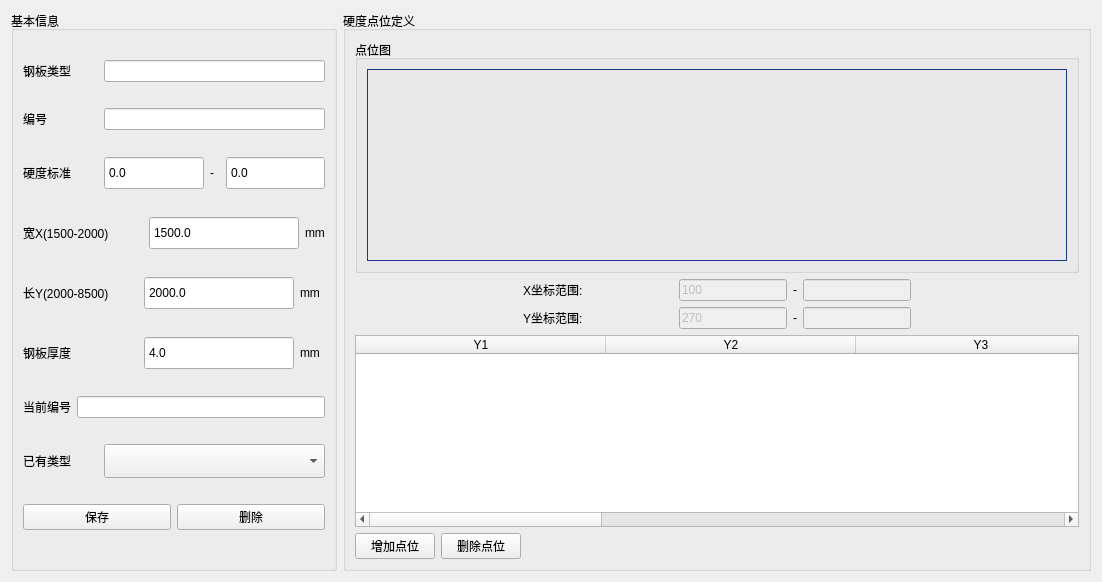
        <widget class="QWidget" name="pointDefinitionPage">
         <layout class="QHBoxLayout" name="horizontalLayout_11">
          <item>
           <layout class="QHBoxLayout" name="horizontalLayout_4">
            <item>
             <widget class="QGroupBox" name="defineGroup">
              <property name="minimumSize">
               <size>
                <width>280</width>
                <height>0</height>
               </size>
              </property>
              <property name="maximumSize">
               <size>
                <width>350</width>
                <height>16777215</height>
               </size>
              </property>
              <property name="title">
               <string>基本信息</string>
              </property>
              <layout class="QGridLayout" name="gridLayout_9">
               <item row="0" column="0">
                <layout class="QHBoxLayout" name="horizontalLayout_13">
                 <item>
                  <widget class="QLabel" name="label_4">
                   <property name="minimumSize">
                    <size>
                     <width>75</width>
                     <height>0</height>
                    </size>
                   </property>
                   <property name="maximumSize">
                    <size>
                     <width>75</width>
                     <height>16777215</height>
                    </size>
                   </property>
                   <property name="text">
                    <string>钢板类型</string>
                   </property>
                  </widget>
                 </item>
                 <item>
                  <widget class="QLineEdit" name="pointCode"/>
                 </item>
                </layout>
               </item>
               <item row="1" column="0">
                <layout class="QHBoxLayout" name="horizontalLayout_30">
                 <item>
                  <widget class="QLabel" name="label_14">
                   <property name="minimumSize">
                    <size>
                     <width>75</width>
                     <height>0</height>
                    </size>
                   </property>
                   <property name="text">
                    <string>编号</string>
                   </property>
                  </widget>
                 </item>
                 <item>
                  <widget class="QLineEdit" name="numberEdit"/>
                 </item>
                </layout>
               </item>
               <item row="2" column="0">
                <layout class="QHBoxLayout" name="horizontalLayout_18">
                 <item>
                  <widget class="QLabel" name="label_15">
                   <property name="minimumSize">
                    <size>
                     <width>75</width>
                     <height>0</height>
                    </size>
                   </property>
                   <property name="maximumSize">
                    <size>
                     <width>75</width>
                     <height>16777215</height>
                    </size>
                   </property>
                   <property name="text">
                    <string>硬度标准</string>
                   </property>
                  </widget>
                 </item>
                 <item>
                  <widget class="QDoubleSpinBox" name="D_thick_std">
                   <property name="minimumSize">
                    <size>
                     <width>0</width>
                     <height>34</height>
                    </size>
                   </property>
                   <property name="focusPolicy">
                    <enum>Qt::ClickFocus</enum>
                   </property>
                   <property name="buttonSymbols">
                    <enum>QAbstractSpinBox::NoButtons</enum>
                   </property>
                   <property name="decimals">
                    <number>1</number>
                   </property>
                   <property name="maximum">
                    <double>2000.000000000000000</double>
                   </property>
                  </widget>
                 </item>
                 <item>
                  <widget class="QLabel" name="label_16">
                   <property name="maximumSize">
                    <size>
                     <width>10</width>
                     <height>16777215</height>
                    </size>
                   </property>
                   <property name="text">
                    <string>-</string>
                   </property>
                  </widget>
                 </item>
                 <item>
                  <widget class="QDoubleSpinBox" name="U_thick_std">
                   <property name="minimumSize">
                    <size>
                     <width>0</width>
                     <height>34</height>
                    </size>
                   </property>
                   <property name="focusPolicy">
                    <enum>Qt::ClickFocus</enum>
                   </property>
                   <property name="buttonSymbols">
                    <enum>QAbstractSpinBox::NoButtons</enum>
                   </property>
                   <property name="decimals">
                    <number>1</number>
                   </property>
                   <property name="maximum">
                    <double>2000.000000000000000</double>
                   </property>
                  </widget>
                 </item>
                </layout>
               </item>
               <item row="3" column="0">
                <layout class="QHBoxLayout" name="horizontalLayout_15">
                 <item>
                  <widget class="QLabel" name="label_8">
                   <property name="minimumSize">
                    <size>
                     <width>120</width>
                     <height>0</height>
                    </size>
                   </property>
                   <property name="maximumSize">
                    <size>
                     <width>115</width>
                     <height>115</height>
                    </size>
                   </property>
                   <property name="text">
                    <string>宽X(1500-2000)</string>
                   </property>
                  </widget>
                 </item>
                 <item>
                  <widget class="QDoubleSpinBox" name="width">
                   <property name="minimumSize">
                    <size>
                     <width>150</width>
                     <height>34</height>
                    </size>
                   </property>
                   <property name="focusPolicy">
                    <enum>Qt::ClickFocus</enum>
                   </property>
                   <property name="buttonSymbols">
                    <enum>QAbstractSpinBox::NoButtons</enum>
                   </property>
                   <property name="prefix">
                    <string/>
                   </property>
                   <property name="suffix">
                    <string/>
                   </property>
                   <property name="decimals">
                    <number>1</number>
                   </property>
                   <property name="minimum">
                    <double>1500.000000000000000</double>
                   </property>
                   <property name="maximum">
                    <double>2000.000000000000000</double>
                   </property>
                   <property name="value">
                    <double>1500.000000000000000</double>
                   </property>
                  </widget>
                 </item>
                 <item>
                  <widget class="QLabel" name="label_9">
                   <property name="maximumSize">
                    <size>
                     <width>35</width>
                     <height>30</height>
                    </size>
                   </property>
                   <property name="text">
                    <string>mm</string>
                   </property>
                  </widget>
                 </item>
                </layout>
               </item>
               <item row="4" column="0">
                <layout class="QHBoxLayout" name="horizontalLayout_14">
                 <item>
                  <widget class="QLabel" name="label_6">
                   <property name="minimumSize">
                    <size>
                     <width>115</width>
                     <height>0</height>
                    </size>
                   </property>
                   <property name="maximumSize">
                    <size>
                     <width>120</width>
                     <height>16777215</height>
                    </size>
                   </property>
                   <property name="text">
                    <string>长Y(2000-8500)</string>
                   </property>
                  </widget>
                 </item>
                 <item>
                  <widget class="QDoubleSpinBox" name="length">
                   <property name="minimumSize">
                    <size>
                     <width>150</width>
                     <height>34</height>
                    </size>
                   </property>
                   <property name="focusPolicy">
                    <enum>Qt::ClickFocus</enum>
                   </property>
                   <property name="buttonSymbols">
                    <enum>QAbstractSpinBox::NoButtons</enum>
                   </property>
                   <property name="prefix">
                    <string/>
                   </property>
                   <property name="suffix">
                    <string/>
                   </property>
                   <property name="decimals">
                    <number>1</number>
                   </property>
                   <property name="minimum">
                    <double>2000.000000000000000</double>
                   </property>
                   <property name="maximum">
                    <double>8500.000000000000000</double>
                   </property>
                   <property name="value">
                    <double>2000.000000000000000</double>
                   </property>
                  </widget>
                 </item>
                 <item>
                  <widget class="QLabel" name="label_10">
                   <property name="maximumSize">
                    <size>
                     <width>35</width>
                     <height>30</height>
                    </size>
                   </property>
                   <property name="text">
                    <string>mm</string>
                   </property>
                  </widget>
                 </item>
                </layout>
               </item>
               <item row="5" column="0">
                <layout class="QHBoxLayout" name="horizontalLayout_19">
                 <item>
                  <widget class="QLabel" name="label_13">
                   <property name="minimumSize">
                    <size>
                     <width>115</width>
                     <height>0</height>
                    </size>
                   </property>
                   <property name="maximumSize">
                    <size>
                     <width>120</width>
                     <height>16777215</height>
                    </size>
                   </property>
                   <property name="text">
                    <string>钢板厚度</string>
                   </property>
                  </widget>
                 </item>
                 <item>
                  <widget class="QDoubleSpinBox" name="thick">
                   <property name="minimumSize">
                    <size>
                     <width>150</width>
                     <height>34</height>
                    </size>
                   </property>
                   <property name="focusPolicy">
                    <enum>Qt::ClickFocus</enum>
                   </property>
                   <property name="buttonSymbols">
                    <enum>QAbstractSpinBox::NoButtons</enum>
                   </property>
                   <property name="prefix">
                    <string/>
                   </property>
                   <property name="suffix">
                    <string/>
                   </property>
                   <property name="decimals">
                    <number>1</number>
                   </property>
                   <property name="maximum">
                    <double>100.000000000000000</double>
                   </property>
                   <property name="value">
                    <double>4.000000000000000</double>
                   </property>
                  </widget>
                 </item>
                 <item>
                  <widget class="QLabel" name="label_11">
                   <property name="maximumSize">
                    <size>
                     <width>35</width>
                     <height>30</height>
                    </size>
                   </property>
                   <property name="text">
                    <string>mm</string>
                   </property>
                  </widget>
                 </item>
                </layout>
               </item>
               <item row="6" column="0">
                <layout class="QHBoxLayout" name="horizontalLayout_36">
                 <item>
                  <widget class="QLabel" name="label_18">
                   <property name="maximumSize">
                    <size>
                     <width>75</width>
                     <height>16777215</height>
                    </size>
                   </property>
                   <property name="text">
                    <string>当前编号</string>
                   </property>
                  </widget>
                 </item>
                 <item>
                  <widget class="QLineEdit" name="localNum"/>
                 </item>
                </layout>
               </item>
               <item row="7" column="0">
                <layout class="QHBoxLayout" name="horizontalLayout_22">
                 <item>
                  <widget class="QLabel" name="label_17">
                   <property name="maximumSize">
                    <size>
                     <width>75</width>
                     <height>16777215</height>
                    </size>
                   </property>
                   <property name="text">
                    <string>已有类型</string>
                   </property>
                  </widget>
                 </item>
                 <item>
                  <widget class="QComboBox" name="pointCodeList">
                   <property name="minimumSize">
                    <size>
                     <width>0</width>
                     <height>34</height>
                    </size>
                   </property>
                  </widget>
                 </item>
                </layout>
               </item>
               <item row="8" column="0">
                <layout class="QHBoxLayout" name="horizontalLayout_23">
                 <item>
                  <widget class="QPushButton" name="savePointInfoBtn">
                   <property name="text">
                    <string>保存</string>
                   </property>
                  </widget>
                 </item>
                 <item>
                  <widget class="QPushButton" name="deletePointInfoBtn">
                   <property name="text">
                    <string>删除</string>
                   </property>
                  </widget>
                 </item>
                </layout>
               </item>
              </layout>
             </widget>
            </item>
            <item>
             <layout class="QVBoxLayout" name="verticalLayout_12">
              <item>
               <widget class="QGroupBox" name="pointGroup">
                <property name="title">
                 <string>硬度点位定义</string>
                </property>
                <layout class="QGridLayout" name="gridLayout_10">
                 <item row="0" column="0">
                  <widget class="QGroupBox" name="pointGroupImg2">
                   <property name="minimumSize">
                    <size>
                     <width>290</width>
                     <height>0</height>
                    </size>
                   </property>
                   <property name="maximumSize">
                    <size>
                     <width>16777215</width>
                     <height>500</height>
                    </size>
                   </property>
                   <property name="title">
                    <string>点位图</string>
                   </property>
                   <layout class="QHBoxLayout" name="horizontalLayout_10" stretch="0">
                    <item>
                     <widget class="BaseGraphicsView" name="pointView">
                      <property name="maximumSize">
                       <size>
                        <width>16777215</width>
                        <height>500</height>
                       </size>
                      </property>
                      <property name="styleSheet">
                       <string notr="true">QGraphicsView
{
	border: 1px solid #183881;	
	background-color: qlineargradient(spread:reflect, x1:0.5, y1:0, x2:0.5, y2:0.5, stop:0 rgba(40, 40, 40, 0), stop:1 rgba(80, 80, 80, 0));
}</string>
                      </property>
                     </widget>
                    </item>
                   </layout>
                  </widget>
                 </item>
                 <item row="1" column="0">
                  <layout class="QHBoxLayout" name="horizontalLayout_42">
                   <item>
                    <spacer name="horizontalSpacer">
                     <property name="orientation">
                      <enum>Qt::Horizontal</enum>
                     </property>
                     <property name="sizeHint" stdset="0">
                      <size>
                       <width>168</width>
                       <height>20</height>
                      </size>
                     </property>
                    </spacer>
                   </item>
                   <item>
                    <layout class="QGridLayout" name="gridLayout_2">
                     <item row="0" column="0">
                      <layout class="QHBoxLayout" name="horizontalLayout_21">
                       <item>
                        <widget class="QLabel" name="label_24">
                         <property name="minimumSize">
                          <size>
                           <width>150</width>
                           <height>0</height>
                          </size>
                         </property>
                         <property name="maximumSize">
                          <size>
                           <width>150</width>
                           <height>16777215</height>
                          </size>
                         </property>
                         <property name="text">
                          <string>X坐标范围:</string>
                         </property>
                        </widget>
                       </item>
                       <item>
                        <widget class="QLineEdit" name="xMinScale">
                         <property name="enabled">
                          <bool>false</bool>
                         </property>
                         <property name="maximumSize">
                          <size>
                           <width>150</width>
                           <height>16777215</height>
                          </size>
                         </property>
                         <property name="text">
                          <string>100</string>
                         </property>
                        </widget>
                       </item>
                       <item>
                        <widget class="QLabel" name="label_26">
                         <property name="maximumSize">
                          <size>
                           <width>15</width>
                           <height>16777215</height>
                          </size>
                         </property>
                         <property name="text">
                          <string>-</string>
                         </property>
                        </widget>
                       </item>
                       <item>
                        <widget class="QLineEdit" name="xMaxScale">
                         <property name="enabled">
                          <bool>false</bool>
                         </property>
                         <property name="maximumSize">
                          <size>
                           <width>150</width>
                           <height>16777215</height>
                          </size>
                         </property>
                        </widget>
                       </item>
                      </layout>
                     </item>
                     <item row="1" column="0">
                      <layout class="QHBoxLayout" name="horizontalLayout_40">
                       <item>
                        <widget class="QLabel" name="label_29">
                         <property name="minimumSize">
                          <size>
                           <width>150</width>
                           <height>0</height>
                          </size>
                         </property>
                         <property name="maximumSize">
                          <size>
                           <width>150</width>
                           <height>16777215</height>
                          </size>
                         </property>
                         <property name="text">
                          <string>Y坐标范围:</string>
                         </property>
                        </widget>
                       </item>
                       <item>
                        <widget class="QLineEdit" name="yMinScale">
                         <property name="enabled">
                          <bool>false</bool>
                         </property>
                         <property name="maximumSize">
                          <size>
                           <width>150</width>
                           <height>16777215</height>
                          </size>
                         </property>
                         <property name="text">
                          <string>270</string>
                         </property>
                        </widget>
                       </item>
                       <item>
                        <widget class="QLabel" name="label_30">
                         <property name="maximumSize">
                          <size>
                           <width>15</width>
                           <height>16777215</height>
                          </size>
                         </property>
                         <property name="text">
                          <string>-</string>
                         </property>
                        </widget>
                       </item>
                       <item>
                        <widget class="QLineEdit" name="yMaxScale">
                         <property name="enabled">
                          <bool>false</bool>
                         </property>
                         <property name="maximumSize">
                          <size>
                           <width>150</width>
                           <height>16777215</height>
                          </size>
                         </property>
                        </widget>
                       </item>
                      </layout>
                     </item>
                    </layout>
                   </item>
                   <item>
                    <spacer name="horizontalSpacer_2">
                     <property name="orientation">
                      <enum>Qt::Horizontal</enum>
                     </property>
                     <property name="sizeHint" stdset="0">
                      <size>
                       <width>168</width>
                       <height>20</height>
                      </size>
                     </property>
                    </spacer>
                   </item>
                  </layout>
                 </item>
                 <item row="2" column="0">
                  <layout class="QHBoxLayout" name="horizontalLayout_6">
                   <item>
                    <widget class="QTableWidget" name="pointTable">
                     <property name="minimumSize">
                      <size>
                       <width>250</width>
                       <height>0</height>
                      </size>
                     </property>
                     <property name="selectionBehavior">
                      <enum>QAbstractItemView::SelectRows</enum>
                     </property>
                     <attribute name="horizontalHeaderDefaultSectionSize">
                      <number>250</number>
                     </attribute>
                     <column>
                      <property name="text">
                       <string>Y1</string>
                      </property>
                     </column>
                     <column>
                      <property name="text">
                       <string>Y2</string>
                      </property>
                     </column>
                     <column>
                      <property name="text">
                       <string>Y3</string>
                      </property>
                     </column>
                     <column>
                      <property name="text">
                       <string>Y4</string>
                      </property>
                     </column>
                     <column>
                      <property name="text">
                       <string>Y5</string>
                      </property>
                     </column>
                     <column>
                      <property name="text">
                       <string>Y6</string>
                      </property>
                     </column>
                    </widget>
                   </item>
                  </layout>
                 </item>
                 <item row="3" column="0">
                  <layout class="QHBoxLayout" name="horizontalLayout_3">
                   <item>
                    <widget class="QPushButton" name="addRowBtn">
                     <property name="text">
                      <string>增加点位</string>
                     </property>
                    </widget>
                   </item>
                   <item>
                    <widget class="QPushButton" name="deleteRowBtn">
                     <property name="text">
                      <string>删除点位</string>
                     </property>
                    </widget>
                   </item>
                   <item>
                    <spacer name="horizontalSpacer_7">
                     <property name="orientation">
                      <enum>Qt::Horizontal</enum>
                     </property>
                     <property name="sizeHint" stdset="0">
                      <size>
                       <width>368</width>
                       <height>20</height>
                      </size>
                     </property>
                    </spacer>
                   </item>
                  </layout>
                 </item>
                </layout>
               </widget>
              </item>
             </layout>
            </item>
           </layout>
          </item>
         </layout>
        </widget>
